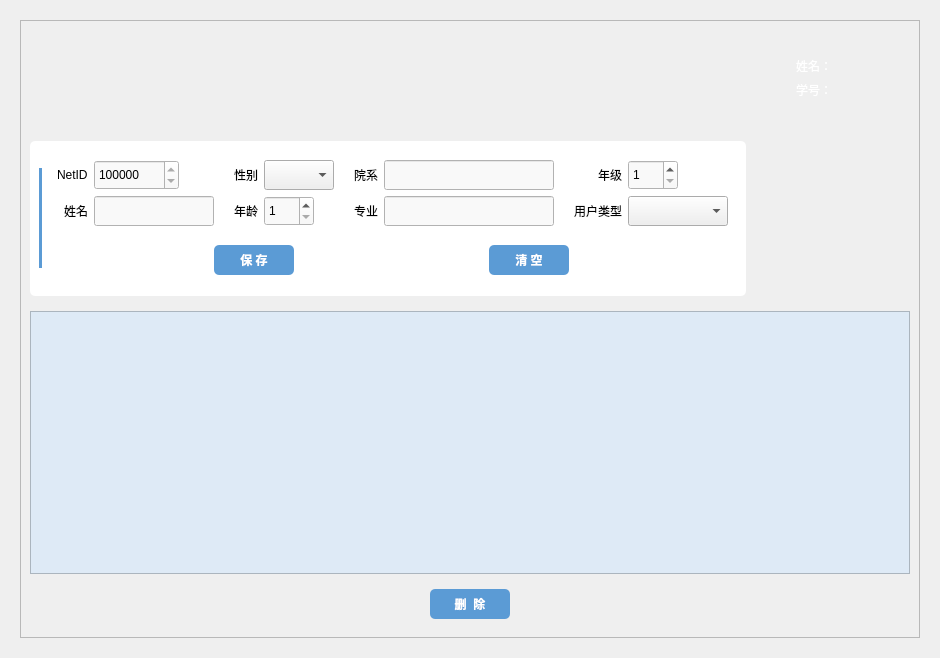
<?xml version="1.0" encoding="UTF-8"?>
<ui version="4.0">
 <class>Frm_StuInfoManage</class>
 <widget class="QWidget" name="Frm_StuInfoManage">
  <property name="geometry">
   <rect>
    <x>0</x>
    <y>0</y>
    <width>940</width>
    <height>658</height>
   </rect>
  </property>
  <property name="windowTitle">
   <string>Form</string>
  </property>
  <layout class="QVBoxLayout" name="verticalLayout_4">
   <property name="leftMargin">
    <number>20</number>
   </property>
   <property name="topMargin">
    <number>20</number>
   </property>
   <property name="rightMargin">
    <number>20</number>
   </property>
   <property name="bottomMargin">
    <number>20</number>
   </property>
   <item>
    <widget class="QFrame" name="frame">
     <property name="frameShape">
      <enum>QFrame::StyledPanel</enum>
     </property>
     <property name="frameShadow">
      <enum>QFrame::Raised</enum>
     </property>
     <layout class="QVBoxLayout" name="verticalLayout_3">
      <item>
       <widget class="QWidget" name="widget_4" native="true">
        <layout class="QHBoxLayout" name="horizontalLayout_2">
         <item>
          <spacer name="horizontalSpacer_23">
           <property name="orientation">
            <enum>Qt::Horizontal</enum>
           </property>
           <property name="sizeType">
            <enum>QSizePolicy::Fixed</enum>
           </property>
           <property name="sizeHint" stdset="0">
            <size>
             <width>13</width>
             <height>17</height>
            </size>
           </property>
          </spacer>
         </item>
         <item>
          <widget class="QLabel" name="jwTitle_2">
           <property name="sizePolicy">
            <sizepolicy hsizetype="Preferred" vsizetype="Preferred">
             <horstretch>0</horstretch>
             <verstretch>0</verstretch>
            </sizepolicy>
           </property>
           <property name="minimumSize">
            <size>
             <width>0</width>
             <height>0</height>
            </size>
           </property>
           <property name="maximumSize">
            <size>
             <width>16777215</width>
             <height>16777215</height>
            </size>
           </property>
           <property name="font">
            <font>
             <pointsize>18</pointsize>
            </font>
           </property>
           <property name="styleSheet">
            <string notr="true"/>
           </property>
           <property name="text">
            <string/>
           </property>
          </widget>
         </item>
         <item>
          <spacer name="horizontalSpacer_24">
           <property name="orientation">
            <enum>Qt::Horizontal</enum>
           </property>
           <property name="sizeType">
            <enum>QSizePolicy::Expanding</enum>
           </property>
           <property name="sizeHint" stdset="0">
            <size>
             <width>270</width>
             <height>25</height>
            </size>
           </property>
          </spacer>
         </item>
         <item>
          <widget class="QWidget" name="widget_5" native="true">
           <layout class="QHBoxLayout" name="horizontalLayout_6">
            <item>
             <widget class="QPushButton" name="btn_HeadPortrait">
              <property name="cursor">
               <cursorShape>OpenHandCursor</cursorShape>
              </property>
              <property name="styleSheet">
               <string notr="true">background: transparent;
color: rgba(255,255,255,0.5);
border-top-right-radius: 4px;
border-bottom-right-radius: 4px;
</string>
              </property>
              <property name="text">
               <string/>
              </property>
             </widget>
            </item>
            <item>
             <widget class="QWidget" name="widget" native="true">
              <layout class="QVBoxLayout" name="verticalLayout_2">
               <item>
                <layout class="QHBoxLayout" name="horizontalLayout_4">
                 <item>
                  <widget class="QLabel" name="label_9">
                   <property name="styleSheet">
                    <string notr="true">color: rgb(255, 255, 255);
font: 11pt &quot;Microsoft YaHei UI&quot;;</string>
                   </property>
                   <property name="text">
                    <string>姓名：</string>
                   </property>
                  </widget>
                 </item>
                 <item>
                  <widget class="QLabel" name="lbl_AdmName">
                   <property name="styleSheet">
                    <string notr="true">color: rgb(255, 255, 255);
font: 11pt &quot;Microsoft YaHei UI&quot;;</string>
                   </property>
                   <property name="text">
                    <string/>
                   </property>
                  </widget>
                 </item>
                </layout>
               </item>
               <item>
                <layout class="QHBoxLayout" name="horizontalLayout_5">
                 <item>
                  <widget class="QLabel" name="label_11">
                   <property name="styleSheet">
                    <string notr="true">color: rgb(255, 255, 255);
font: 11pt &quot;Microsoft YaHei UI&quot;;</string>
                   </property>
                   <property name="text">
                    <string>学号：</string>
                   </property>
                  </widget>
                 </item>
                 <item>
                  <widget class="QLabel" name="lbl_AdmID">
                   <property name="styleSheet">
                    <string notr="true">color: rgb(255, 255, 255);
font: 11pt &quot;Microsoft YaHei UI&quot;;</string>
                   </property>
                   <property name="text">
                    <string/>
                   </property>
                  </widget>
                 </item>
                </layout>
               </item>
              </layout>
             </widget>
            </item>
            <item>
             <widget class="QPushButton" name="btn_Exit">
              <property name="sizePolicy">
               <sizepolicy hsizetype="Fixed" vsizetype="Fixed">
                <horstretch>0</horstretch>
                <verstretch>0</verstretch>
               </sizepolicy>
              </property>
              <property name="cursor">
               <cursorShape>OpenHandCursor</cursorShape>
              </property>
              <property name="styleSheet">
               <string notr="true">background: transparent;
color: rgba(255,255,255,0.5);
border-top-right-radius: 4px;
border-bottom-right-radius: 4px;
</string>
              </property>
              <property name="text">
               <string/>
              </property>
             </widget>
            </item>
           </layout>
          </widget>
         </item>
        </layout>
       </widget>
      </item>
      <item>
       <widget class="QWidget" name="widget" native="true">
        <layout class="QHBoxLayout" name="horizontalLayout_8">
         <property name="leftMargin">
          <number>0</number>
         </property>
         <property name="rightMargin">
          <number>0</number>
         </property>
         <item>
          <widget class="QWidget" name="widget_6" native="true">
           <property name="sizePolicy">
            <sizepolicy hsizetype="Fixed" vsizetype="Fixed">
             <horstretch>0</horstretch>
             <verstretch>0</verstretch>
            </sizepolicy>
           </property>
           <property name="minimumSize">
            <size>
             <width>0</width>
             <height>155</height>
            </size>
           </property>
           <property name="maximumSize">
            <size>
             <width>16777215</width>
             <height>155</height>
            </size>
           </property>
           <property name="styleSheet">
            <string notr="true">#widget_6{background-color:rgb(255, 255, 255);
border-radius:5px;}</string>
           </property>
           <layout class="QHBoxLayout" name="horizontalLayout_9">
            <property name="spacing">
             <number>6</number>
            </property>
            <property name="leftMargin">
             <number>9</number>
            </property>
            <property name="topMargin">
             <number>0</number>
            </property>
            <property name="rightMargin">
             <number>9</number>
            </property>
            <property name="bottomMargin">
             <number>0</number>
            </property>
            <item>
             <widget class="QLabel" name="label_13">
              <property name="sizePolicy">
               <sizepolicy hsizetype="Fixed" vsizetype="Fixed">
                <horstretch>0</horstretch>
                <verstretch>0</verstretch>
               </sizepolicy>
              </property>
              <property name="minimumSize">
               <size>
                <width>3</width>
                <height>100</height>
               </size>
              </property>
              <property name="maximumSize">
               <size>
                <width>3</width>
                <height>100</height>
               </size>
              </property>
              <property name="styleSheet">
               <string notr="true">background-color:rgb(91, 155, 213);</string>
              </property>
              <property name="text">
               <string/>
              </property>
             </widget>
            </item>
            <item>
             <widget class="QWidget" name="widget" native="true">
              <layout class="QVBoxLayout" name="verticalLayout">
               <property name="spacing">
                <number>0</number>
               </property>
               <property name="topMargin">
                <number>0</number>
               </property>
               <property name="bottomMargin">
                <number>0</number>
               </property>
               <item>
                <widget class="QWidget" name="widget" native="true">
                 <property name="sizePolicy">
                  <sizepolicy hsizetype="Preferred" vsizetype="Fixed">
                   <horstretch>0</horstretch>
                   <verstretch>0</verstretch>
                  </sizepolicy>
                 </property>
                 <layout class="QHBoxLayout" name="horizontalLayout">
                  <property name="spacing">
                   <number>20</number>
                  </property>
                  <property name="leftMargin">
                   <number>0</number>
                  </property>
                  <property name="topMargin">
                   <number>0</number>
                  </property>
                  <property name="rightMargin">
                   <number>0</number>
                  </property>
                  <property name="bottomMargin">
                   <number>0</number>
                  </property>
                  <item>
                   <widget class="QWidget" name="widget" native="true">
                    <layout class="QGridLayout" name="gridLayout_2">
                     <property name="leftMargin">
                      <number>0</number>
                     </property>
                     <property name="topMargin">
                      <number>0</number>
                     </property>
                     <property name="rightMargin">
                      <number>0</number>
                     </property>
                     <property name="bottomMargin">
                      <number>0</number>
                     </property>
                     <item row="0" column="0" alignment="Qt::AlignRight">
                      <widget class="QLabel" name="label">
                       <property name="sizePolicy">
                        <sizepolicy hsizetype="Fixed" vsizetype="Preferred">
                         <horstretch>0</horstretch>
                         <verstretch>0</verstretch>
                        </sizepolicy>
                       </property>
                       <property name="text">
                        <string>NetID</string>
                       </property>
                      </widget>
                     </item>
                     <item row="0" column="1">
                      <widget class="QSpinBox" name="sp_NetID">
                       <property name="minimumSize">
                        <size>
                         <width>85</width>
                         <height>30</height>
                        </size>
                       </property>
                       <property name="maximumSize">
                        <size>
                         <width>85</width>
                         <height>30</height>
                        </size>
                       </property>
                       <property name="styleSheet">
                        <string notr="true">background-color: rgb(249, 249, 249);</string>
                       </property>
                       <property name="minimum">
                        <number>10000000</number>
                       </property>
                       <property name="maximum">
                        <number>99999999</number>
                       </property>
                      </widget>
                     </item>
                     <item row="1" column="0" alignment="Qt::AlignRight">
                      <widget class="QLabel" name="label_2">
                       <property name="sizePolicy">
                        <sizepolicy hsizetype="Fixed" vsizetype="Preferred">
                         <horstretch>0</horstretch>
                         <verstretch>0</verstretch>
                        </sizepolicy>
                       </property>
                       <property name="text">
                        <string>姓名</string>
                       </property>
                      </widget>
                     </item>
                     <item row="1" column="1">
                      <widget class="QLineEdit" name="le_Name">
                       <property name="sizePolicy">
                        <sizepolicy hsizetype="Preferred" vsizetype="Fixed">
                         <horstretch>0</horstretch>
                         <verstretch>0</verstretch>
                        </sizepolicy>
                       </property>
                       <property name="minimumSize">
                        <size>
                         <width>120</width>
                         <height>30</height>
                        </size>
                       </property>
                       <property name="maximumSize">
                        <size>
                         <width>160</width>
                         <height>30</height>
                        </size>
                       </property>
                       <property name="styleSheet">
                        <string notr="true">background-color: rgb(249, 249, 249);</string>
                       </property>
                      </widget>
                     </item>
                    </layout>
                   </widget>
                  </item>
                  <item>
                   <widget class="QWidget" name="widget" native="true">
                    <layout class="QGridLayout" name="gridLayout_3">
                     <property name="leftMargin">
                      <number>0</number>
                     </property>
                     <property name="topMargin">
                      <number>0</number>
                     </property>
                     <property name="rightMargin">
                      <number>0</number>
                     </property>
                     <property name="bottomMargin">
                      <number>0</number>
                     </property>
                     <item row="0" column="0">
                      <widget class="QLabel" name="label_3">
                       <property name="sizePolicy">
                        <sizepolicy hsizetype="Fixed" vsizetype="Fixed">
                         <horstretch>0</horstretch>
                         <verstretch>0</verstretch>
                        </sizepolicy>
                       </property>
                       <property name="text">
                        <string>性别</string>
                       </property>
                      </widget>
                     </item>
                     <item row="0" column="1">
                      <widget class="QComboBox" name="cbb_Gender">
                       <property name="minimumSize">
                        <size>
                         <width>70</width>
                         <height>30</height>
                        </size>
                       </property>
                       <property name="maximumSize">
                        <size>
                         <width>70</width>
                         <height>30</height>
                        </size>
                       </property>
                       <property name="styleSheet">
                        <string notr="true"/>
                       </property>
                       <property name="currentText">
                        <string/>
                       </property>
                      </widget>
                     </item>
                     <item row="1" column="0">
                      <widget class="QLabel" name="label_4">
                       <property name="sizePolicy">
                        <sizepolicy hsizetype="Fixed" vsizetype="Fixed">
                         <horstretch>0</horstretch>
                         <verstretch>0</verstretch>
                        </sizepolicy>
                       </property>
                       <property name="text">
                        <string>年龄</string>
                       </property>
                      </widget>
                     </item>
                     <item row="1" column="1">
                      <widget class="QSpinBox" name="sp_Age">
                       <property name="minimumSize">
                        <size>
                         <width>50</width>
                         <height>30</height>
                        </size>
                       </property>
                       <property name="maximumSize">
                        <size>
                         <width>50</width>
                         <height>30</height>
                        </size>
                       </property>
                       <property name="styleSheet">
                        <string notr="true">background-color: rgb(249, 249, 249);</string>
                       </property>
                       <property name="minimum">
                        <number>1</number>
                       </property>
                       <property name="maximum">
                        <number>200</number>
                       </property>
                      </widget>
                     </item>
                    </layout>
                   </widget>
                  </item>
                  <item>
                   <widget class="QWidget" name="widget" native="true">
                    <property name="sizePolicy">
                     <sizepolicy hsizetype="Preferred" vsizetype="Preferred">
                      <horstretch>0</horstretch>
                      <verstretch>0</verstretch>
                     </sizepolicy>
                    </property>
                    <layout class="QGridLayout" name="gridLayout">
                     <property name="leftMargin">
                      <number>0</number>
                     </property>
                     <property name="topMargin">
                      <number>0</number>
                     </property>
                     <property name="rightMargin">
                      <number>0</number>
                     </property>
                     <property name="bottomMargin">
                      <number>0</number>
                     </property>
                     <item row="0" column="1">
                      <widget class="QLineEdit" name="le_Department">
                       <property name="minimumSize">
                        <size>
                         <width>150</width>
                         <height>30</height>
                        </size>
                       </property>
                       <property name="maximumSize">
                        <size>
                         <width>220</width>
                         <height>30</height>
                        </size>
                       </property>
                       <property name="styleSheet">
                        <string notr="true">background-color: rgb(249, 249, 249);</string>
                       </property>
                      </widget>
                     </item>
                     <item row="1" column="0" alignment="Qt::AlignRight">
                      <widget class="QLabel" name="label_7">
                       <property name="sizePolicy">
                        <sizepolicy hsizetype="Fixed" vsizetype="Fixed">
                         <horstretch>0</horstretch>
                         <verstretch>0</verstretch>
                        </sizepolicy>
                       </property>
                       <property name="text">
                        <string>专业</string>
                       </property>
                      </widget>
                     </item>
                     <item row="0" column="0" alignment="Qt::AlignRight">
                      <widget class="QLabel" name="label_6">
                       <property name="sizePolicy">
                        <sizepolicy hsizetype="Fixed" vsizetype="Fixed">
                         <horstretch>0</horstretch>
                         <verstretch>0</verstretch>
                        </sizepolicy>
                       </property>
                       <property name="text">
                        <string>院系</string>
                       </property>
                      </widget>
                     </item>
                     <item row="1" column="1">
                      <widget class="QLineEdit" name="le_Major">
                       <property name="minimumSize">
                        <size>
                         <width>170</width>
                         <height>30</height>
                        </size>
                       </property>
                       <property name="maximumSize">
                        <size>
                         <width>220</width>
                         <height>30</height>
                        </size>
                       </property>
                       <property name="styleSheet">
                        <string notr="true">background-color: rgb(249, 249, 249);</string>
                       </property>
                      </widget>
                     </item>
                    </layout>
                   </widget>
                  </item>
                  <item>
                   <widget class="QWidget" name="widget" native="true">
                    <layout class="QGridLayout" name="gridLayout_4">
                     <property name="leftMargin">
                      <number>0</number>
                     </property>
                     <property name="topMargin">
                      <number>0</number>
                     </property>
                     <property name="rightMargin">
                      <number>0</number>
                     </property>
                     <property name="bottomMargin">
                      <number>0</number>
                     </property>
                     <item row="2" column="1" colspan="2">
                      <widget class="QComboBox" name="cbb_UserType">
                       <property name="minimumSize">
                        <size>
                         <width>100</width>
                         <height>30</height>
                        </size>
                       </property>
                       <property name="maximumSize">
                        <size>
                         <width>150</width>
                         <height>30</height>
                        </size>
                       </property>
                       <property name="styleSheet">
                        <string notr="true"/>
                       </property>
                      </widget>
                     </item>
                     <item row="2" column="0">
                      <widget class="QLabel" name="label_5">
                       <property name="sizePolicy">
                        <sizepolicy hsizetype="Fixed" vsizetype="Fixed">
                         <horstretch>0</horstretch>
                         <verstretch>0</verstretch>
                        </sizepolicy>
                       </property>
                       <property name="text">
                        <string>用户类型</string>
                       </property>
                      </widget>
                     </item>
                     <item row="1" column="0" alignment="Qt::AlignRight">
                      <widget class="QLabel" name="label_8">
                       <property name="sizePolicy">
                        <sizepolicy hsizetype="Fixed" vsizetype="Fixed">
                         <horstretch>0</horstretch>
                         <verstretch>0</verstretch>
                        </sizepolicy>
                       </property>
                       <property name="text">
                        <string>年级</string>
                       </property>
                      </widget>
                     </item>
                     <item row="1" column="1">
                      <widget class="QSpinBox" name="sp_Grade">
                       <property name="minimumSize">
                        <size>
                         <width>50</width>
                         <height>30</height>
                        </size>
                       </property>
                       <property name="maximumSize">
                        <size>
                         <width>50</width>
                         <height>30</height>
                        </size>
                       </property>
                       <property name="styleSheet">
                        <string notr="true">background-color: rgb(249, 249, 249);</string>
                       </property>
                       <property name="minimum">
                        <number>1</number>
                       </property>
                       <property name="maximum">
                        <number>4</number>
                       </property>
                      </widget>
                     </item>
                    </layout>
                   </widget>
                  </item>
                 </layout>
                </widget>
               </item>
               <item>
                <widget class="QWidget" name="widget" native="true">
                 <property name="sizePolicy">
                  <sizepolicy hsizetype="Preferred" vsizetype="Fixed">
                   <horstretch>0</horstretch>
                   <verstretch>0</verstretch>
                  </sizepolicy>
                 </property>
                 <layout class="QHBoxLayout" name="horizontalLayout_7">
                  <property name="leftMargin">
                   <number>0</number>
                  </property>
                  <property name="topMargin">
                   <number>0</number>
                  </property>
                  <property name="rightMargin">
                   <number>0</number>
                  </property>
                  <property name="bottomMargin">
                   <number>0</number>
                  </property>
                  <item>
                   <spacer name="horizontalSpacer_13">
                    <property name="orientation">
                     <enum>Qt::Horizontal</enum>
                    </property>
                    <property name="sizeType">
                     <enum>QSizePolicy::Preferred</enum>
                    </property>
                    <property name="sizeHint" stdset="0">
                     <size>
                      <width>68</width>
                      <height>29</height>
                     </size>
                    </property>
                   </spacer>
                  </item>
                  <item>
                   <widget class="QPushButton" name="btn_SaveInfo">
                    <property name="minimumSize">
                     <size>
                      <width>80</width>
                      <height>30</height>
                     </size>
                    </property>
                    <property name="maximumSize">
                     <size>
                      <width>80</width>
                      <height>30</height>
                     </size>
                    </property>
                    <property name="cursor">
                     <cursorShape>OpenHandCursor</cursorShape>
                    </property>
                    <property name="styleSheet">
                     <string notr="true">background-color:rgb(91, 155, 213);
color:rgb(255, 255, 255);
font: 11pt &quot;幼圆&quot;;
font-weight: bold;
border-radius: 5px; </string>
                    </property>
                    <property name="text">
                     <string>保 存</string>
                    </property>
                   </widget>
                  </item>
                  <item>
                   <spacer name="horizontalSpacer_11">
                    <property name="orientation">
                     <enum>Qt::Horizontal</enum>
                    </property>
                    <property name="sizeType">
                     <enum>QSizePolicy::Fixed</enum>
                    </property>
                    <property name="sizeHint" stdset="0">
                     <size>
                      <width>100</width>
                      <height>20</height>
                     </size>
                    </property>
                   </spacer>
                  </item>
                  <item>
                   <widget class="QPushButton" name="btn_Clear">
                    <property name="minimumSize">
                     <size>
                      <width>80</width>
                      <height>30</height>
                     </size>
                    </property>
                    <property name="maximumSize">
                     <size>
                      <width>80</width>
                      <height>30</height>
                     </size>
                    </property>
                    <property name="cursor">
                     <cursorShape>OpenHandCursor</cursorShape>
                    </property>
                    <property name="styleSheet">
                     <string notr="true">background-color:rgb(91, 155, 213);
color:rgb(255, 255, 255);
font: 11pt &quot;幼圆&quot;;
font-weight: bold;
border-radius: 5px; </string>
                    </property>
                    <property name="text">
                     <string>清 空</string>
                    </property>
                   </widget>
                  </item>
                  <item>
                   <spacer name="horizontalSpacer_9">
                    <property name="orientation">
                     <enum>Qt::Horizontal</enum>
                    </property>
                    <property name="sizeType">
                     <enum>QSizePolicy::Preferred</enum>
                    </property>
                    <property name="sizeHint" stdset="0">
                     <size>
                      <width>68</width>
                      <height>29</height>
                     </size>
                    </property>
                   </spacer>
                  </item>
                 </layout>
                </widget>
               </item>
              </layout>
             </widget>
            </item>
           </layout>
          </widget>
         </item>
         <item>
          <spacer name="horizontalSpacer">
           <property name="orientation">
            <enum>Qt::Horizontal</enum>
           </property>
           <property name="sizeHint" stdset="0">
            <size>
             <width>40</width>
             <height>20</height>
            </size>
           </property>
          </spacer>
         </item>
        </layout>
       </widget>
      </item>
      <item>
       <widget class="QTableWidget" name="tbW_StuInfo">
        <property name="styleSheet">
         <string notr="true">background-color:rgb(222, 234, 246);
alternate-background-color: rgb(255, 255, 255);
gridline-color:rgb(201, 224, 246);</string>
        </property>
        <property name="editTriggers">
         <set>QAbstractItemView::NoEditTriggers</set>
        </property>
        <property name="selectionMode">
         <enum>QAbstractItemView::SingleSelection</enum>
        </property>
        <property name="selectionBehavior">
         <enum>QAbstractItemView::SelectRows</enum>
        </property>
        <property name="showGrid">
         <bool>true</bool>
        </property>
        <property name="sortingEnabled">
         <bool>false</bool>
        </property>
       </widget>
      </item>
      <item>
       <widget class="QWidget" name="widget_7" native="true">
        <layout class="QHBoxLayout" name="horizontalLayout_3">
         <property name="spacing">
          <number>40</number>
         </property>
         <item>
          <spacer name="horizontalSpacer_5">
           <property name="orientation">
            <enum>Qt::Horizontal</enum>
           </property>
           <property name="sizeHint" stdset="0">
            <size>
             <width>239</width>
             <height>20</height>
            </size>
           </property>
          </spacer>
         </item>
         <item>
          <widget class="QPushButton" name="btn_Delete">
           <property name="minimumSize">
            <size>
             <width>80</width>
             <height>30</height>
            </size>
           </property>
           <property name="maximumSize">
            <size>
             <width>80</width>
             <height>30</height>
            </size>
           </property>
           <property name="cursor">
            <cursorShape>OpenHandCursor</cursorShape>
           </property>
           <property name="styleSheet">
            <string notr="true">background-color:rgb(91, 155, 213);
color:rgb(255, 255, 255);
font: 11pt &quot;幼圆&quot;;
font-weight: bold;
border-radius: 5px; </string>
           </property>
           <property name="text">
            <string>删  除</string>
           </property>
          </widget>
         </item>
         <item>
          <spacer name="horizontalSpacer_6">
           <property name="orientation">
            <enum>Qt::Horizontal</enum>
           </property>
           <property name="sizeHint" stdset="0">
            <size>
             <width>239</width>
             <height>20</height>
            </size>
           </property>
          </spacer>
         </item>
        </layout>
       </widget>
      </item>
     </layout>
    </widget>
   </item>
  </layout>
 </widget>
 <resources/>
 <connections/>
</ui>
